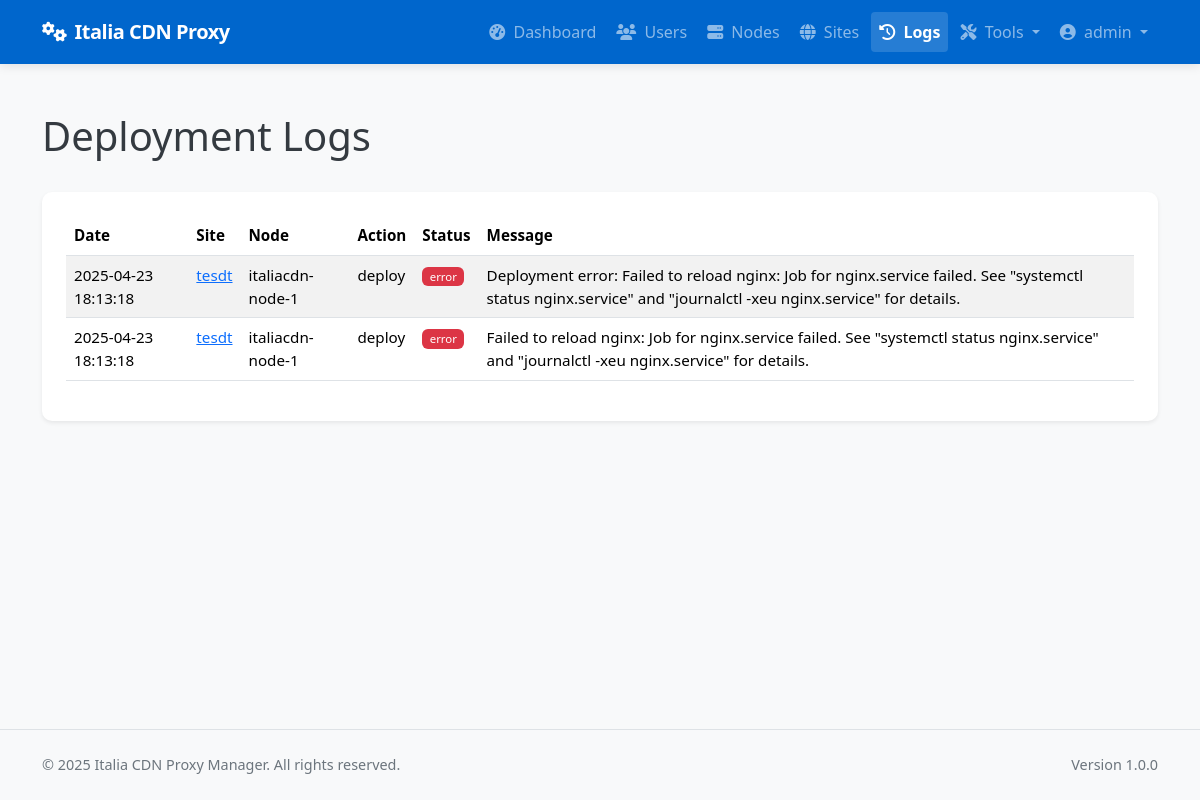
Before: /admin/logs (signed in) with the older database file.
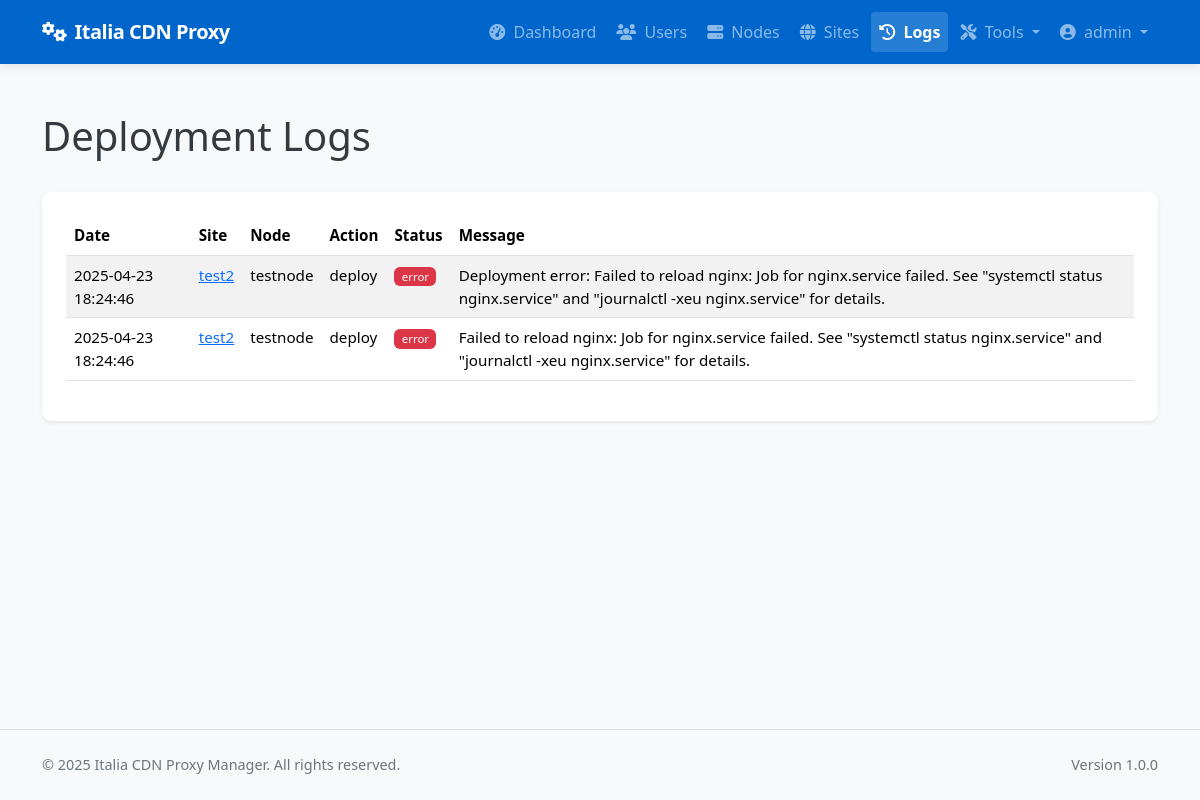
After: the same page with the newer database file.
### app/models/models.py (models this page shows, shortened)
class DeploymentLog(db.Model):
    __tablename__ = 'deployment_logs'
    id = db.Column(db.Integer, primary_key=True)
    site_id = db.Column(db.Integer, db.ForeignKey('sites.id'), nullable=False)
    node_id = db.Column(db.Integer, db.ForeignKey('nodes.id'), nullable=False)
    user_id = db.Column(db.Integer, db.ForeignKey('users.id'), nullable=True)  # Who performed the action
    action = db.Column(db.String(64), nullable=False)  # deploy, update, remove, ssl_renew, discovery, rollback
    status = db.Column(db.String(20), nullable=False)  # success, error
    message = db.Column(db.Text, nullable=True)
    created_at = db.Column(db.DateTime, default=datetime.utcnow)
    site = db.relationship('Site', backref=db.backref('deployment_logs', lazy='dynamic'))
    node = db.relationship('Node', backref=db.backref('deployment_logs', lazy='dynamic'))
    user = db.relationship('User', backref=db.backref('deployment_logs', lazy='dynamic'))

class Site(db.Model):
    __tablename__ = 'sites'
    id = db.Column(db.Integer, primary_key=True)
    name = db.Column(db.String(64), nullable=False)
    domain = db.Column(db.String(255), unique=True, nullable=False)
    protocol = db.Column(db.String(10), nullable=False, default='https')  # http or https
    origin_protocol = db.Column(db.String(10), nullable=False, default='http')  # http or https for origin
    origin_address = db.Column(db.String(255), nullable=False)  # Backend server address
    origin_port = db.Column(db.Integer, nullable=False)
    user_id = db.Column(db.Integer, db.ForeignKey('users.id'), nullable=True)  # Allow null for discovered sites
    is_active = db.Column(db.Boolean, default=True)
    is_blocked = db.Column(db.Boolean, default=False)
    is_discovered = db.Column(db.Boolean, default=False)  # Whether this site was discovered from node
    use_waf = db.Column(db.Boolean, default=False)
    force_https = db.Column(db.Boolean, default=True)  # New column to force HTTP to HTTPS redirect
    enable_cache = db.Column(db.Boolean, default=True)
    cache_time = db.Column(db.Integer, default=3600)  # Cache time in seconds, default 1 hour
    cache_static_time = db.Column(db.Integer, default=86400)  # Cache time for static assets in seconds, default 1 day
    custom_cache_rules = db.Column(db.Text, nullable=True)  # Custom cache rules in Nginx format
    cache_browser_time = db.Column(db.Integer, default=3600)  # Browser cache time in seconds, default 1 hour
    created_at = db.Column(db.DateTime, default=datetime.utcnow)
    updated_at = db.Column(db.DateTime, default=datetime.utcnow, onupdate=datetime.utcnow)
    custom_config = db.Column(db.Text, nullable=True)  # Additional Nginx configuration
    site_nodes = db.relationship('SiteNode', backref='site', lazy='dynamic')
    ssl_certificates = db.relationship('SSLCertificate', backref='site', lazy='dynamic')
    config_versions = db.relationship('ConfigVersion', backref='site', lazy='dynamic')

class Node(db.Model):
    __tablename__ = 'nodes'
    id = db.Column(db.Integer, primary_key=True)
    name = db.Column(db.String(64), unique=True, nullable=False)
    ip_address = db.Column(db.String(45), nullable=False)  # IPv4 or IPv6
    ssh_port = db.Column(db.Integer, default=22)
    ssh_user = db.Column(db.String(64), nullable=False)
    ssh_key_path = db.Column(db.String(256), nullable=True)  # Path to SSH key file
    ssh_password = db.Column(db.String(256), nullable=True)  # Encrypted password (if using password auth)
    is_active = db.Column(db.Boolean, default=True)
    is_discovered = db.Column(db.Boolean, default=False)  # Whether this node was discovered from YAML
    created_at = db.Column(db.DateTime, default=datetime.utcnow)
    updated_at = db.Column(db.DateTime, default=datetime.utcnow, onupdate=datetime.utcnow)
    nginx_config_path = db.Column(db.String(256), default='/etc/nginx/conf.d')
    nginx_reload_command = db.Column(db.String(256), default='sudo systemctl reload nginx')
    detected_nginx_path = db.Column(db.String(256), nullable=True)  # Store detected nginx path
    site_nodes = db.relationship('SiteNode', backref='node', lazy='dynamic')

### app/controllers/admin.py (the view)
@admin.route('/logs')
@login_required
@admin_required
def deployment_logs():
    logs = DeploymentLog.query.order_by(DeploymentLog.created_at.desc()).all()
    return render_template('admin/logs.html', logs=logs)

### app/models/__init__.py (called while the page is built)
@login_manager.user_loader
def load_user(user_id):
    return User.query.get(int(user_id))

### app/models/models.py (called while the page is built)
    def is_admin(self):
        return self.role == 'admin'

### app/services/access_control.py (called while the page is built)
def admin_required(f):
    @wraps(f)
    def decorated_function(*args, **kwargs):
        if not current_user.is_admin():
            flash('You need admin privileges to access this page.', 'error')
            return abort(403)
        return f(*args, **kwargs)
    return decorated_function

### app/templates/admin/logs.html (shortened to what this page needs)
{% extends 'base.html' %}
{% block content %}
<div class="container py-4">
    <div class="d-flex justify-content-between align-items-center mb-4">
        <h1>Deployment Logs</h1>
    </div>
    <div class="card shadow-sm">
        <div class="card-body">
            {% if logs %}
                <div class="table-responsive">
                    <table class="table table-striped table-hover">
                        <thead>
                            <tr>
                                <th>Date</th>
                                <th>Site</th>
                                <th>Node</th>
                                <th>Action</th>
                                <th>Status</th>
                                <th>Message</th>
                            </tr>
                        </thead>
                        <tbody>
                            {% for log in logs %}
                            <tr>
                                <td>{{ log.created_at.strftime('%Y-%m-%d %H:%M:%S') }}</td>
                                <td>
                                    <a href="{{ url_for('admin.view_site', site_id=log.site_id) }}">
                                        {{ log.site.name }}
                                    </a>
                                </td>
                                <td>{{ log.node.name }}</td>
                                <td>{{ log.action }}</td>
                                <td>
                                    <span class="badge bg-{{ 'success' if log.status == 'success' else 'danger' }}">
                                        {{ log.status }}
                                    </span>
                                </td>
                                <td>{{ log.message }}</td>
                            </tr>
                            {% endfor %}
                        </tbody>
                    </table>
                </div>
            {% else %}
                <div class="alert alert-info">
                    No deployment logs found.
                </div>
            {% endif %}
        </div>
    </div>
</div>
{% endblock %}

Changed rows visible on the page:
changed DeploymentLog (number 1 of 2 on the later page): created_at "2025-04-23 18:13:18" → "2025-04-23 18:24:46"; site.name "tesdt" → "test2"; node.name "italiacdn-node-1" → "testnode"
changed DeploymentLog (number 2 of 2 on the later page): created_at "2025-04-23 18:13:18" → "2025-04-23 18:24:46"; site.name "tesdt" → "test2"; node.name "italiacdn-node-1" → "testnode"
